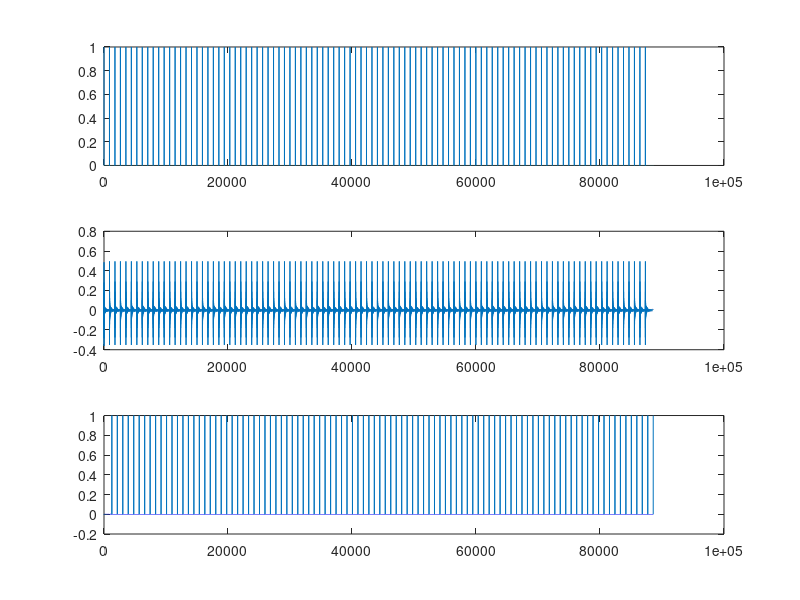

Write MATLAB code to recreate this figure.
close all
clear all

chirps = 100;
spc = 20;

fs = 44100;

sps = round(fs*spc/1000);

a = -0.9;

delhf = (1 - a^2)/(1 + 2*a*cos(pi) + a^2);
dellf = (1 - a^2)/(1 + 2*a*cos(0) + a^2);
grpdel = max(delhf,dellf);

out = filter([a, 1], [1, a], [1; zeros(1300,1)]);

in = filter([a, 1], [1, a], flip(out));

M = 64;

x = [0];

for ch = 0:chirps-1
   x(ch*sps + 1) = 1; 
end

x(end+1:end+(round(M*grpdel)) + 50) = 0;

subplot(3,1,1)
plot(x)

for n = 1:M
    x = filter([a, 1], [1, a], x);
end

subplot(3,1,2)
plot(x)

y = flip(x);

for n = 1:M
    y = filter([a, 1], [1, a], y);
end

subplot(3,1,3)
plot(y)